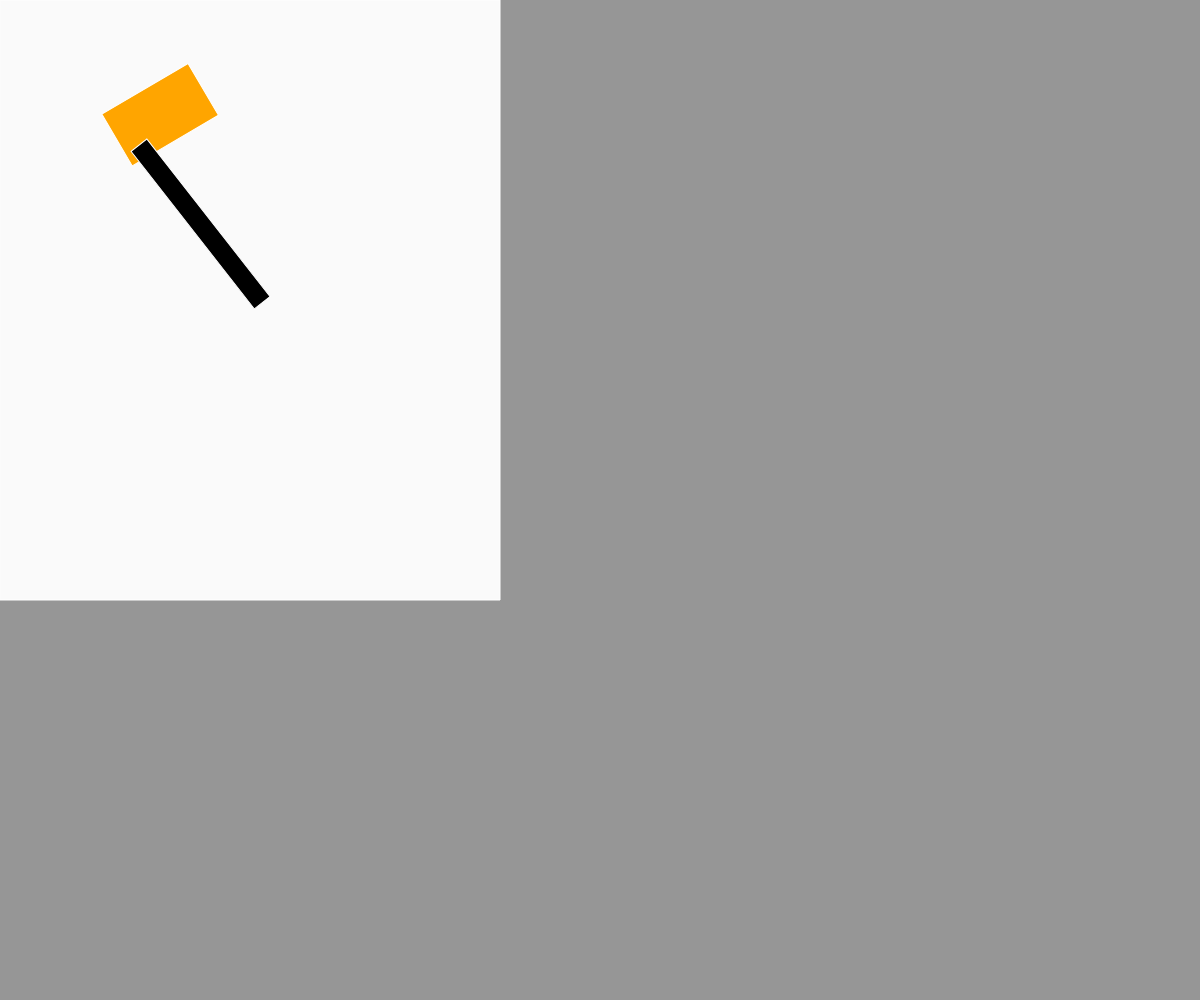
Frame 1 (no input)
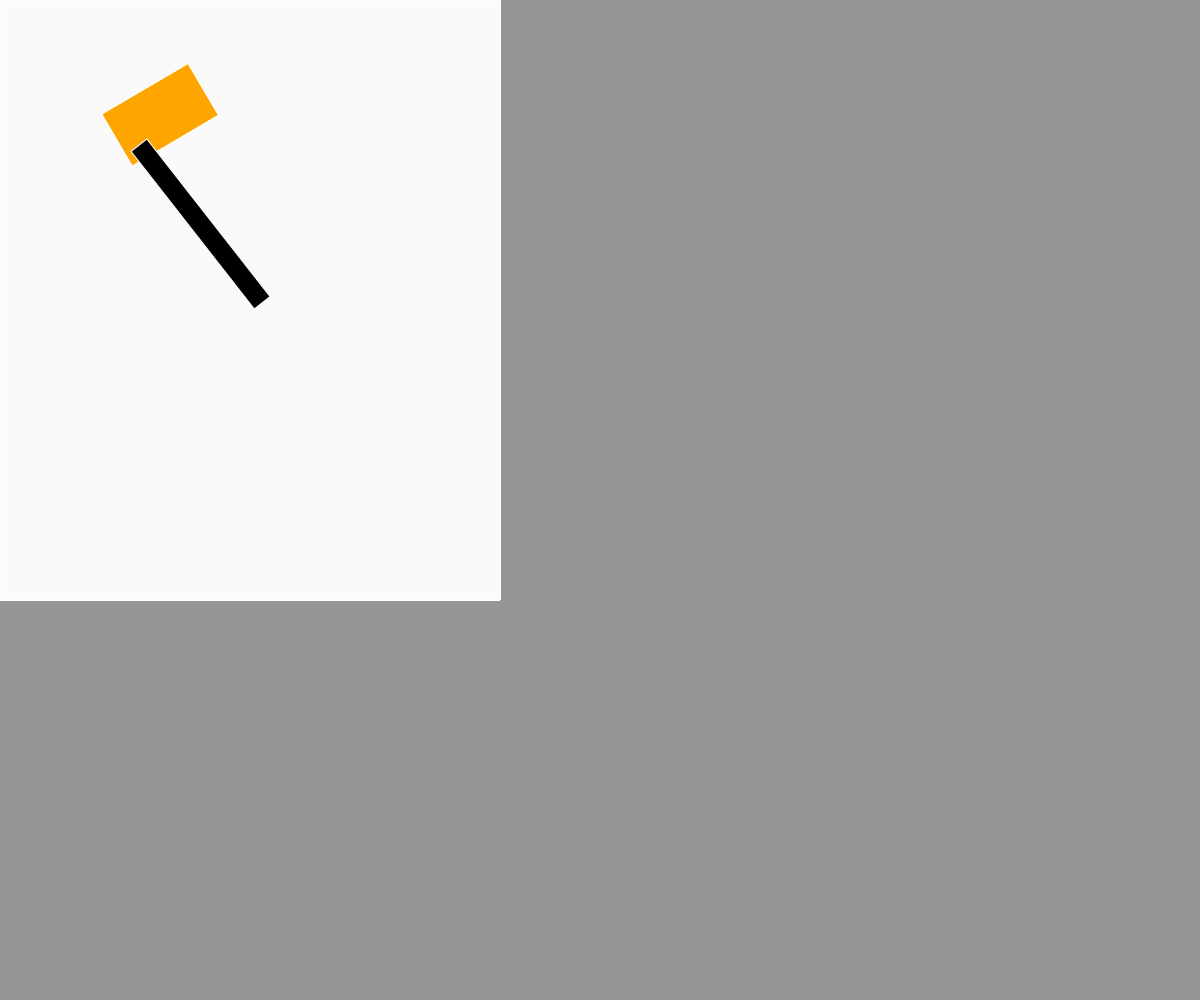
Frame 60 (no input)
Frame 120 (the mouse pressed at the canvas centre since frame 60): identical to frame 60, image omitted

The p5.js sketch that drew these frames (run headless with seeded random() and noise() and a simulated clock; from frame 60 on, the mouse is pressed at the canvas centre):

// p5.js sketch
// ── sketch.js
function setup() {
    createCanvas(windowWidth, windowHeight); 
    background (150,150,150);
}

function draw() {
    stroke("white");
fill (250,250,250);
    rect(0,0,500,600);
    fill("orange");
    angleMode(degrees);
    rotate(100);
    rect(30,150,100,60);
    fill("black");
    rotate(25,10,200);
    rect(10,200,20,200);

}
